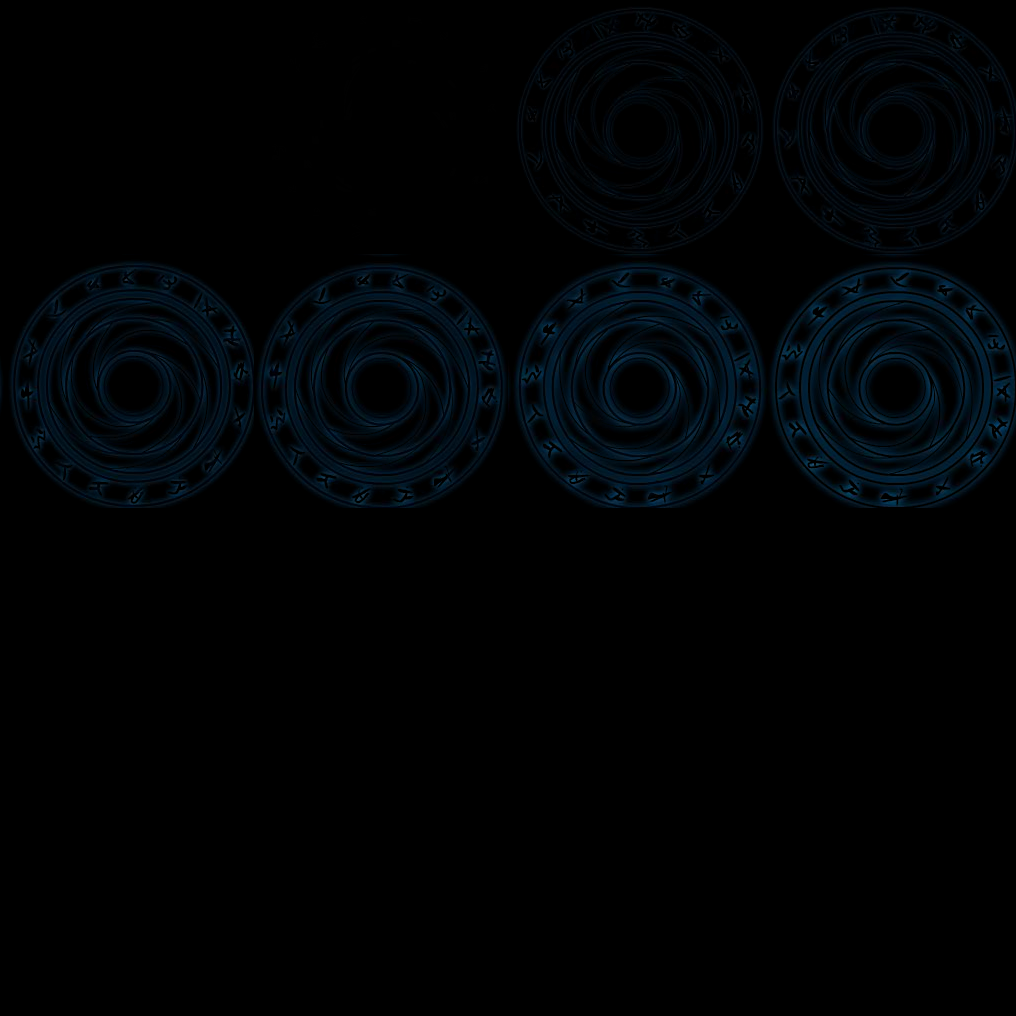

Rendered tile map (Tiled .tmx) drawn with the repository's tilesets; below, a short description and the full map source, tile grids included:
An orthogonal 4x4 tile map with 254x254 px tiles, 1 tile layer (Tile Layer 1).

<map version="1.9" tiledversion="1.9.0" orientation="orthogonal" renderorder="right-down" width="4" height="4" tilewidth="254" tileheight="254" infinite="0" nextlayerid="2" nextobjectid="1">
 <tileset firstgid="1" source="../../assets/teleport.tsx" />
 <layer id="1" name="Tile Layer 1" width="4" height="4">
  <data encoding="csv">
1,2,7,8,
12,13,15,16,
0,0,0,0,
0,0,0,0
</data>
 </layer>
</map>
